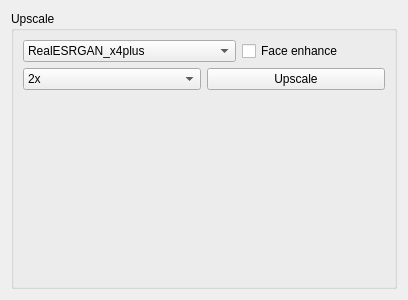
<?xml version="1.0" encoding="UTF-8"?>
<ui version="4.0">
 <class>upscale_widget</class>
 <widget class="QWidget" name="upscale_widget">
  <property name="geometry">
   <rect>
    <x>0</x>
    <y>0</y>
    <width>408</width>
    <height>300</height>
   </rect>
  </property>
  <property name="windowTitle">
   <string>Form</string>
  </property>
  <layout class="QGridLayout" name="gridLayout">
   <item row="0" column="0">
    <widget class="QGroupBox" name="groupBox">
     <property name="title">
      <string>Upscale</string>
     </property>
     <layout class="QGridLayout" name="gridLayout_2">
      <item row="0" column="0">
       <layout class="QHBoxLayout" name="horizontalLayout_8">
        <item>
         <widget class="QComboBox" name="upscale_model_2">
          <item>
           <property name="text">
            <string>RealESRGAN_x4plus</string>
           </property>
          </item>
          <item>
           <property name="text">
            <string>RealESRNet_x4plus</string>
           </property>
          </item>
          <item>
           <property name="text">
            <string>RealESRGAN_x4plus_anime_6B</string>
           </property>
          </item>
          <item>
           <property name="text">
            <string>RealESRGAN_x2plus</string>
           </property>
          </item>
          <item>
           <property name="text">
            <string>realesr-animevideov3</string>
           </property>
          </item>
          <item>
           <property name="text">
            <string>realesr-general-x4v3</string>
           </property>
          </item>
         </widget>
        </item>
        <item>
         <widget class="QCheckBox" name="face_enhance_2">
          <property name="text">
           <string>Face enhance</string>
          </property>
         </widget>
        </item>
       </layout>
      </item>
      <item row="1" column="0">
       <layout class="QHBoxLayout" name="horizontalLayout_9">
        <item>
         <widget class="QComboBox" name="comboBox_2">
          <item>
           <property name="text">
            <string>2x</string>
           </property>
          </item>
          <item>
           <property name="text">
            <string>4x</string>
           </property>
          </item>
         </widget>
        </item>
        <item>
         <widget class="QPushButton" name="upscale_2x_2">
          <property name="cursor">
           <cursorShape>PointingHandCursor</cursorShape>
          </property>
          <property name="text">
           <string>Upscale</string>
          </property>
         </widget>
        </item>
       </layout>
      </item>
      <item row="2" column="0">
       <spacer name="verticalSpacer_3">
        <property name="orientation">
         <enum>Qt::Vertical</enum>
        </property>
        <property name="sizeHint" stdset="0">
         <size>
          <width>20</width>
          <height>40</height>
         </size>
        </property>
       </spacer>
      </item>
     </layout>
    </widget>
   </item>
  </layout>
 </widget>
 <resources/>
 <connections>
  <connection>
   <sender>comboBox_2</sender>
   <signal>currentTextChanged(QString)</signal>
   <receiver>upscale_widget</receiver>
   <slot>upscale_amount_changed(QString)</slot>
   <hints>
    <hint type="sourcelabel">
     <x>117</x>
     <y>87</y>
    </hint>
    <hint type="destinationlabel">
     <x>20</x>
     <y>-16</y>
    </hint>
   </hints>
  </connection>
  <connection>
   <sender>upscale_2x_2</sender>
   <signal>clicked()</signal>
   <receiver>upscale_widget</receiver>
   <slot>upscale_clicked()</slot>
   <hints>
    <hint type="sourcelabel">
     <x>308</x>
     <y>84</y>
    </hint>
    <hint type="destinationlabel">
     <x>246</x>
     <y>-10</y>
    </hint>
   </hints>
  </connection>
  <connection>
   <sender>upscale_model_2</sender>
   <signal>currentTextChanged(QString)</signal>
   <receiver>upscale_widget</receiver>
   <slot>model_changed(QString)</slot>
   <hints>
    <hint type="sourcelabel">
     <x>58</x>
     <y>56</y>
    </hint>
    <hint type="destinationlabel">
     <x>76</x>
     <y>-8</y>
    </hint>
   </hints>
  </connection>
  <connection>
   <sender>face_enhance_2</sender>
   <signal>toggled(bool)</signal>
   <receiver>upscale_widget</receiver>
   <slot>face_enhance_toggled(bool)</slot>
   <hints>
    <hint type="sourcelabel">
     <x>350</x>
     <y>48</y>
    </hint>
    <hint type="destinationlabel">
     <x>327</x>
     <y>-9</y>
    </hint>
   </hints>
  </connection>
 </connections>
 <slots>
  <slot>upscale_amount_changed(QString)</slot>
  <slot>upscale_clicked()</slot>
  <slot>model_changed(QString)</slot>
  <slot>face_enhance_toggled(bool)</slot>
 </slots>
</ui>
